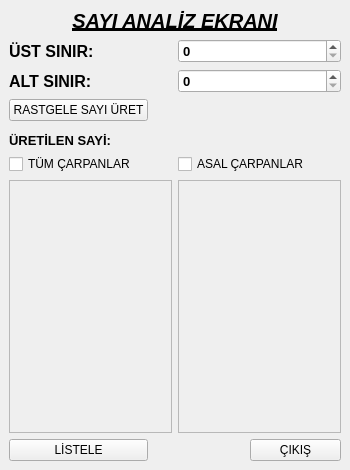
<?xml version="1.0" encoding="UTF-8"?>
<ui version="4.0">
 <class>MainWindow</class>
 <widget class="QMainWindow" name="MainWindow">
  <property name="geometry">
   <rect>
    <x>0</x>
    <y>0</y>
    <width>350</width>
    <height>470</height>
   </rect>
  </property>
  <property name="windowTitle">
   <string>MainWindow</string>
  </property>
  <property name="tabShape">
   <enum>QTabWidget::Rounded</enum>
  </property>
  <widget class="QWidget" name="centralwidget">
   <layout class="QGridLayout" name="gridLayout">
    <item row="6" column="0">
     <widget class="QPushButton" name="BTN_listele">
      <property name="text">
       <string>LİSTELE</string>
      </property>
     </widget>
    </item>
    <item row="0" column="0" colspan="3">
     <widget class="QLabel" name="label">
      <property name="font">
       <font>
        <pointsize>15</pointsize>
        <italic>true</italic>
        <bold>true</bold>
        <underline>true</underline>
        <strikeout>false</strikeout>
       </font>
      </property>
      <property name="cursor">
       <cursorShape>ArrowCursor</cursorShape>
      </property>
      <property name="text">
       <string>SAYI ANALİZ EKRANI</string>
      </property>
      <property name="alignment">
       <set>Qt::AlignCenter</set>
      </property>
     </widget>
    </item>
    <item row="1" column="0" colspan="3">
     <layout class="QHBoxLayout" name="horizontalLayout">
      <item>
       <layout class="QVBoxLayout" name="verticalLayout_3">
        <item>
         <widget class="QLabel" name="label_3">
          <property name="font">
           <font>
            <pointsize>12</pointsize>
            <bold>true</bold>
           </font>
          </property>
          <property name="text">
           <string>ÜST SINIR: </string>
          </property>
         </widget>
        </item>
        <item>
         <widget class="QLabel" name="label_2">
          <property name="font">
           <font>
            <pointsize>12</pointsize>
            <bold>true</bold>
           </font>
          </property>
          <property name="text">
           <string>ALT SINIR: </string>
          </property>
         </widget>
        </item>
       </layout>
      </item>
      <item>
       <layout class="QVBoxLayout" name="verticalLayout_4">
        <item>
         <widget class="QSpinBox" name="SB_ustSinir">
          <property name="font">
           <font>
            <pointsize>10</pointsize>
            <bold>true</bold>
           </font>
          </property>
          <property name="maximum">
           <number>500</number>
          </property>
         </widget>
        </item>
        <item>
         <widget class="QSpinBox" name="SB_altSinir">
          <property name="font">
           <font>
            <pointsize>10</pointsize>
            <bold>true</bold>
           </font>
          </property>
          <property name="maximum">
           <number>500</number>
          </property>
         </widget>
        </item>
       </layout>
      </item>
     </layout>
    </item>
    <item row="6" column="2">
     <widget class="QPushButton" name="pushButton_2">
      <property name="text">
       <string>ÇIKIŞ</string>
      </property>
     </widget>
    </item>
    <item row="4" column="0">
     <widget class="QLabel" name="label_4">
      <property name="font">
       <font>
        <pointsize>10</pointsize>
        <bold>true</bold>
       </font>
      </property>
      <property name="text">
       <string>ÜRETİLEN SAYİ: </string>
      </property>
     </widget>
    </item>
    <item row="5" column="0" colspan="3">
     <layout class="QHBoxLayout" name="horizontalLayout_3">
      <item>
       <layout class="QVBoxLayout" name="verticalLayout_2">
        <item>
         <widget class="QCheckBox" name="checkBox">
          <property name="text">
           <string>TÜM ÇARPANLAR</string>
          </property>
         </widget>
        </item>
        <item>
         <widget class="QListWidget" name="LW_tum">
          <property name="enabled">
           <bool>false</bool>
          </property>
         </widget>
        </item>
       </layout>
      </item>
      <item>
       <layout class="QVBoxLayout" name="verticalLayout">
        <item>
         <widget class="QCheckBox" name="checkBox_2">
          <property name="text">
           <string>ASAL ÇARPANLAR</string>
          </property>
         </widget>
        </item>
        <item>
         <widget class="QListWidget" name="LW_asal">
          <property name="enabled">
           <bool>false</bool>
          </property>
         </widget>
        </item>
       </layout>
      </item>
     </layout>
    </item>
    <item row="2" column="0">
     <widget class="QPushButton" name="BTN_sayiUret">
      <property name="text">
       <string>RASTGELE SAYI ÜRET</string>
      </property>
     </widget>
    </item>
    <item row="2" column="2" rowspan="3">
     <widget class="QLabel" name="L_sayiKutusu">
      <property name="font">
       <font>
        <pointsize>12</pointsize>
        <italic>true</italic>
        <bold>true</bold>
        <underline>true</underline>
       </font>
      </property>
      <property name="text">
       <string/>
      </property>
     </widget>
    </item>
   </layout>
  </widget>
 </widget>
 <resources/>
 <connections>
  <connection>
   <sender>pushButton_2</sender>
   <signal>clicked()</signal>
   <receiver>MainWindow</receiver>
   <slot>close()</slot>
   <hints>
    <hint type="sourcelabel">
     <x>274</x>
     <y>419</y>
    </hint>
    <hint type="destinationlabel">
     <x>211</x>
     <y>425</y>
    </hint>
   </hints>
  </connection>
 </connections>
</ui>
